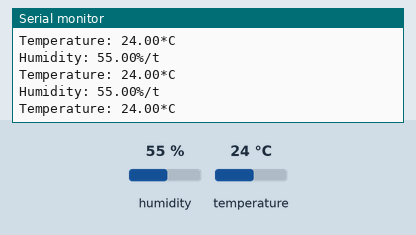
A sketch run on a simulated Arduino Uno, built with avr-gcc and run on an emulated ATmega328P. Parts: the last lines printed to the serial monitor. Inputs (shaded band) come from the test bench; at power-on: humidity 55 %, temperature 24 °C.

Above: at 3.8 s.
3.9 s: humidity set to 22 %
At 5.4 s:
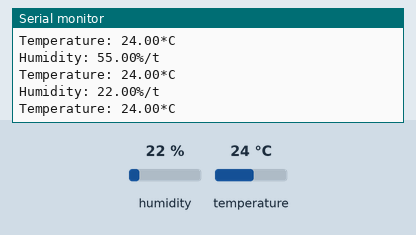
6.8 s: temperature set to 12 °C
At 8.6 s:
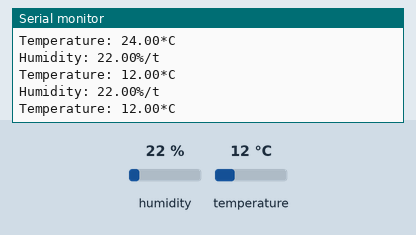
9.7 s: humidity set to 40 %
At 11.5 s:
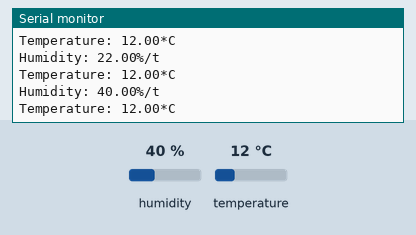
Timing chart, 0 to 13.0 s (numbered marks = the images above; inputs shaded):
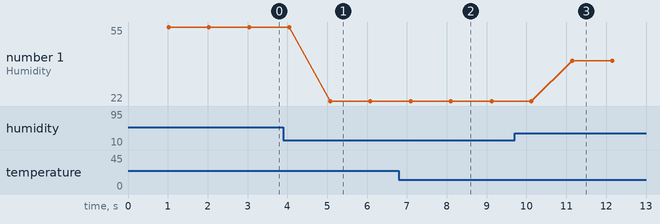

The sketch:

DHT-Temperature-and-Humidity-measurer.ino
```cpp
#include <DHT.h>

#define DHTPIN 4
#define DHTTYPE DHT11

DHT dht(DHTPIN, DHTTYPE);

void setup() {
  Serial.begin(115200);
  dht.begin();
}

void loop() {
  delay(1000);

  float h = dht.readHumidity();
  float t = dht.readTemperature();

  if (isnan(h) ||  isnan(t)) {
    Serial.println("Fail to read DHT11");
    return;
  }

  Serial.println("Humidity: " + String(h) + "%/t");
  Serial.println("Temperature: " + String(t) + "*C");
}
```

Measured:
- after the input at 3.9 s, the serial monitor: prints a new line after 1.2 s (image 1)
- after the input at 6.8 s, the serial monitor: prints a new line after 0.30 s (image 2)
- after the input at 9.7 s, the serial monitor: prints a new line after 1.4 s (image 3)
- plotted number 1: 55 → 22 after the input at 3.9 s, 22 → 40 after the input at 9.7 s
